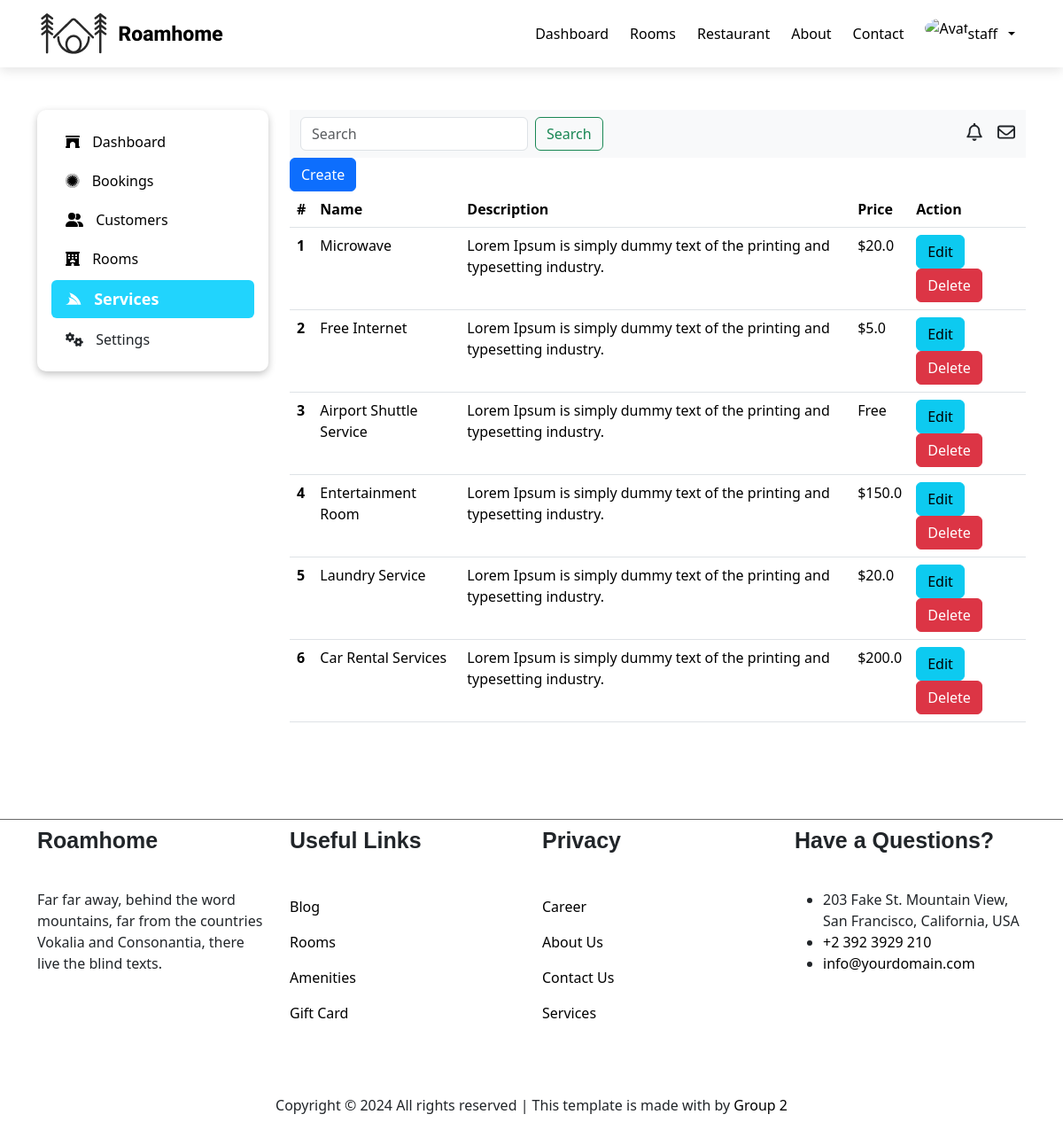
Page /wp-admin/services/ (signed in) on the committed database.
### user/models.py (models this page shows, shortened)
class User(AbstractBaseUser, PermissionsMixin):
    class Meta:
        db_table = 'user'
    username = models.CharField(max_length=20, unique=True)
    email = models.EmailField(_('email address'), unique=True)
    role = models.CharField(max_length=10, choices=Roles.choices, default=Roles.USER)
    is_staff = models.BooleanField(default=False)
    created_at = models.DateTimeField(auto_now_add=True)
    updated_at = models.DateTimeField(auto_now=True)
    status = models.BooleanField(default=True)
    objects = CustomUserManager()
    USERNAME_FIELD = 'username'
    REQUIRED_FIELDS = ['email']

### room/models.py (models this page shows, shortened)
class Service(models.Model):
    class Meta:
        db_table = 'service'
    name = models.CharField(max_length=100)
    description = models.TextField()
    price = models.FloatField()
    created_at = models.DateTimeField(auto_now_add=True)
    updated_at = models.DateTimeField(auto_now=True)
    status = models.BooleanField(default=True)

### manager/views.py (the view)
# urls.py: path('services/', manager.allServices, name='services'),
@login_required(login_url='login')
@user_passes_test(lambda user: user.role == 'STAFF', login_url='home')
def allServices(request):
    services = Service.objects.all()
    return render(request, 'manager/pages/services/services.html', { 'services': services })

### manager/templates/manager/pages/services/services.html
{% extends 'manager/pages/dashboard.html' %}
{% block dashboard_section %}
<main>
  <div class="row">
    <div class="col-6">
        <a href="{% url 'create-service' %}" type="button" class="btn btn-primary">Create</a>
    </div>
  </div>
  <table class="table">
      <thead>
          <tr>
              <th scope="col">#</th>
              <th scope="col">Name</th>
              <th scope="col">Description</th>
              <th scope="col">Price</th>
              <th scope="col">Action</th>
          </tr>
      </thead>
      <tbody>
          {% for service in services %}
          <tr>
              <th scope="row">{{ service.id }}</th>
              <td>{{ service.name }}</td>
              <td>{{ service.description }}</td>
              <td>
                {% if service.price == 0 %}
                  Free
                {% else %}
                  ${{ service.price }}
                {% endif %}
              </td>
              <td>
                <a href="/wp-admin/services/{{ service.id }}" class="btn btn-info">Edit</a>
                <a href="/wp-admin/services/delete/{{ service.id }}" class="btn btn-danger">Delete</a>
              </td>
          </tr>
          {% endfor %}
      </tbody>
  </table>
</main>
{% endblock %}

### manager/templates/manager/components/header.html (shortened to what this page needs)
{% load static %}
<header>
    <nav class="navbar navbar-expand-lg">
        <div class="container">
            <a class="navbar-brand" href="/">
                <img src="{% static 'manager/images/logo.png' %}" alt="Logo">
            </a>
            <div class="collapse navbar-collapse" id="navbarNav">
                <ul class="navbar-nav me-auto mb-2 mb-lg-0">
                    {% if user.is_authenticated and user.role == 'STAFF' %}
                        <li class="nav-item">
                            <a class="nav-link active" aria-current="page" href="{% url 'dashboard' %}"
                                >Dashboard</a
                            >
                        </li>
                    {% else %}
                    <li class="nav-item">
                        <a class="nav-link {% if request.path == '/'%}nav-active{% endif %}" aria-current="page" href="/"
                            >Home</a
                        >
                    </li>
                    {% endif %}
                    <li class="nav-item">
                        <a
                            class="nav-link {% if request.path == '/rooms/'%}nav-active{% endif %}"
                            aria-current="page"
                            href="{% url 'all-rooms' %}"
                            >Rooms</a
                        >
                    </li>
                    <li class="nav-item">
                        <a class="nav-link" aria-current="page" href="#"
                            >Restaurant</a
                        >
                    </li>
                    <li class="nav-item">
                        <a class="nav-link {% if request.path == '/about/'%}nav-active{% endif %}" aria-current="page" href="{% url 'about' %}"
                            >About</a
                        >
                    </li>
                    <li class="nav-item">
                        <a class="nav-link {% if request.path == '/contact/'%}nav-active{% endif %}" aria-current="page" href="#"
                            >Contact</a
                        >
                    </li>
                </ul>
                <div class="d-flex gap-2">
                    {% if user.is_authenticated %}
                    <div
                        class="collapse navbar-collapse"
                        id="navbarNavDropdown"
                    >
                        <ul class="navbar-nav">
                            <li class="nav-item dropdown">
                                <a
                                    class="nav-link d-flex gap-2 align-items-center dropdown-toggle"
                                    href="#"
                                    role="button"
                                    data-bs-toggle="dropdown"
                                    aria-expanded="false"
                                >
                                    <div class="wrapper-avatar">
                                        <img
                                            src="https://images.unsplash.com/photo-1576266076037-1c6bd988abf8?q=80&w=1935&auto=format&fit=crop&ixlib=rb-4.0.3&ixid=M3wxMjA3fDB8MHxwaG90by1wYWdlfHx8fGVufDB8fHx8fA%3D%3D"
                                            alt="Avatar"
                                        />
                                    </div>
                                    <div>{{ user.username }}</div>
                                </a>
                            </li>
                        </ul>
                    </div>
                    {% endif %}
                </div>
            </div>
        </div>
    </nav>
</header>

### manager/static/manager/css/global.css (style rules this page uses)
body { height: 100vh; }

### manager/static/manager/css/header.css (style rules this page uses)
.navbar-collapse { flex-grow: 0 ; }
header { box-shadow: rgba(0, 0, 0, 0.1) 0px 4px 12px; }
.nav-link { color: black; padding: 6px 12px !important; transition: .3s; }
.wrapper-avatar { width: 40px; height: 40px; }
.wrapper-avatar > img { width: 100%; height: 100%; border-radius: 50%; }

### manager/static/manager/css/footer.css (style rules this page uses)
a { color: black; text-decoration: none; }

### rows in the picture
User: username "staff"
Service: id "1", name "Microwave", description "Lorem Ipsum is simply dummy text of the printing and typesetting industry.", price "20.0"
Service: id "2", name "Free Internet", description "Lorem Ipsum is simply dummy text of the printing and typesetting industry.", price "5.0"
Service: id "3", name "Airport Shuttle Service", description "Lorem Ipsum is simply dummy text of the printing and typesetting industry.", price "Free"
Service: id "4", name "Entertainment Room", description "Lorem Ipsum is simply dummy text of the printing and typesetting industry.", price "150.0"
Service: id "5", name "Laundry Service", description "Lorem Ipsum is simply dummy text of the printing and typesetting industry.", price "20.0"
Service: id "6", name "Car Rental Services", description "Lorem Ipsum is simply dummy text of the printing and typesetting industry.", price "200.0"
